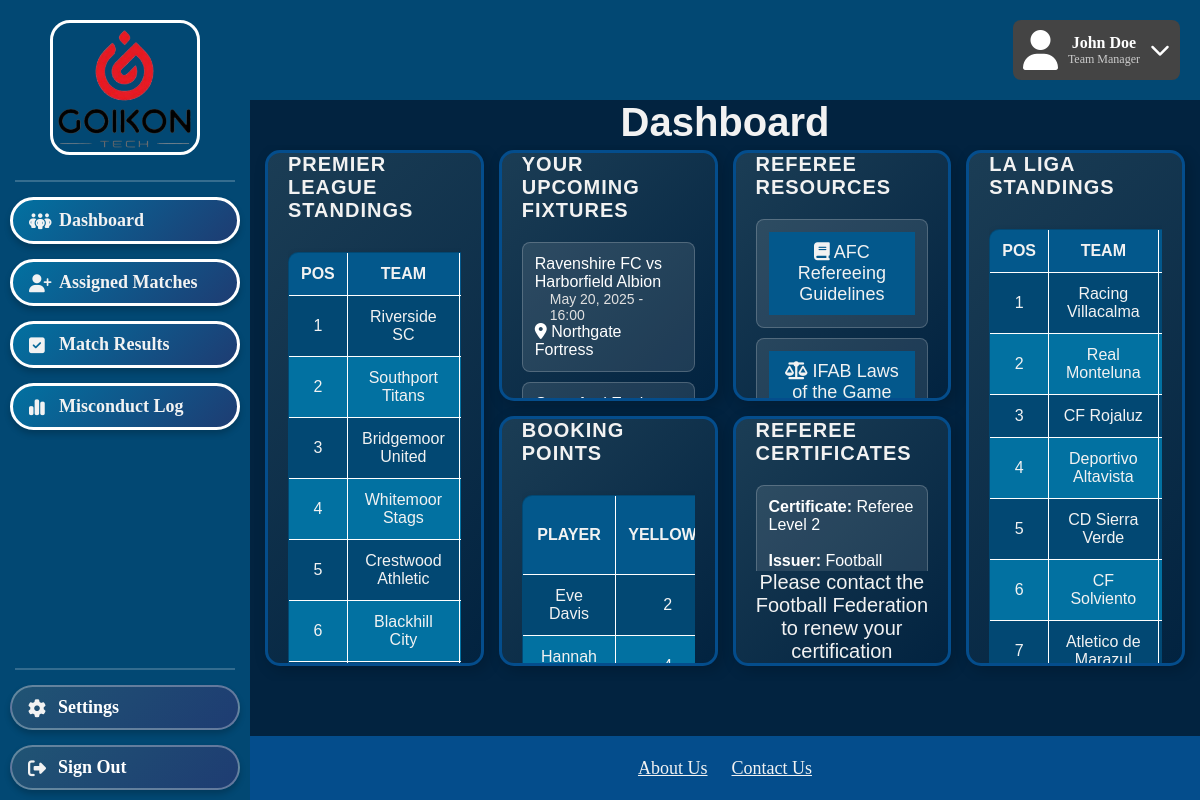
The page /refereePages/refereeDashboard.php on the database its author committed.
### tables this page shows
CREATE TABLE Team (
    TeamID INTEGER PRIMARY KEY AUTOINCREMENT,
    LeagueID INTEGER NOT NULL,
    ManagerID INTEGER,
    FieldID INTEGER NOT NULL,
    TeamName VARCHAR(255) NOT NULL,
    FOREIGN KEY (LeagueID) REFERENCES League(LeagueID) ON DELETE CASCADE ON UPDATE CASCADE,
    FOREIGN KEY (ManagerID) REFERENCES TeamManager(ManagerID) ON DELETE CASCADE ON UPDATE CASCADE,
    FOREIGN KEY (FieldID) REFERENCES Field(FieldID) ON DELETE CASCADE ON UPDATE CASCADE
);

CREATE TABLE "League_Match" (
	"LeagueMatchID"	INTEGER,
	"LeagueID"	INTEGER NOT NULL,
	"HomeTeamID"	INTEGER NOT NULL,
	"AwayTeamID"	INTEGER NOT NULL,
	"MatchDate"	DATETIME NOT NULL,
	"FieldID"	INTEGER NOT NULL,
	"Status"	TEXT NOT NULL,
	"HomeGoals"	INTEGER NOT NULL DEFAULT 0,
	"AwayGoals"	INTEGER NOT NULL DEFAULT 0,
	PRIMARY KEY("LeagueMatchID" AUTOINCREMENT),
	FOREIGN KEY("AwayTeamID") REFERENCES "Team"("TeamID") ON DELETE CASCADE ON UPDATE CASCADE,
	FOREIGN KEY("FieldID") REFERENCES "Field"("FieldID") ON DELETE CASCADE ON UPDATE CASCADE,
	FOREIGN KEY("HomeTeamID") REFERENCES "Team"("TeamID") ON DELETE CASCADE ON UPDATE CASCADE,
	FOREIGN KEY("LeagueID") REFERENCES "League"("LeagueID") ON DELETE CASCADE ON UPDATE CASCADE
);

CREATE TABLE Field (
    FieldID INTEGER PRIMARY KEY AUTOINCREMENT,
    FieldOwnerID INT NOT NULL,
    Name VARCHAR(255) NOT NULL,
    PricePerHour INT NOT NULL,
    Location VARCHAR(255) NOT NULL,
    OpeningHours DATETIME,
    ClosingHours DATETIME,
    Capacity INT,
    FOREIGN KEY (FieldOwnerID) REFERENCES FieldOwner(FieldOwnerID) ON DELETE CASCADE ON UPDATE CASCADE
);

### refereePages/refereeDashboard.php (the view, shortened to what this page needs)
<!DOCTYPE html>
    <link rel="stylesheet" href="../styles.css">
    <div class="header">
        <div class="profile-box">
            <i class="fa fa-user"></i>
            <div>
                <div class="name">John Doe</div>
                <div class="role">Team Manager</div>
            </div>
            <i class="fa fa-chevron-down dropdown-icon"></i>
        </div>
    </div>
    <div class="sidebar">
        <img src="../GoikonLogoFinal.png" alt="Goikon Logo" class = "goikon-logo">
        <div class="sidebar-separator"></div>
        <div class="sidebar-button">
            <a href="RefereeDashboard.php" class="stayOnPageLink">
                <i class="fa-solid fa-people-group"></i>Dashboard
            </a>
        </div>
        <div class="sidebar-button">
            <a href="AssignedMatches.php">
                <i class="fa-solid fa-user-plus"></i>Assigned Matches
            </a>
        </div>
        <div class="sidebar-button">
            <a href="MatchResults.php">
                <i class="fa-solid fa-square-check"></i>Match Results
            </a>
        </div>
        <div class="sidebar-button">
            <a href="MisconductLog.php">
                <i class="fa-solid fa-chart-simple"></i>Misconduct Log
            </a>
        </div>
        <div class="sidebar-toolbox-container">
            <div class="sidebar-separator"></div>
            <div class="sidebar-toolbox-button">
                <a href="../Homepages/SettingsPersonal.html">
                    <i class="fa-solid fa-gear"></i>Settings
                </a>
            </div>
            <div class="sidebar-toolbox-button">
                <a href="../Create Account and Login/Login.php">
                    <i class="fa-solid fa-right-from-bracket"></i></i>Sign Out
                </a>
            </div>
        </div>
    </div>
    <div class="footer">
        <a href="../Homepages/AboutUs.html">About Us</a>
        <a href="../Homepages/ContactUs.html">Contact Us</a>
    </div>
    <div class="main-content">
        <h1> Dashboard </h1>
        <div class="dashboard">
            <div class="card" id="referee-resources">
                <div class="team-list-header">
                    <h2>Referee Resources</h2>
                </div>
                <div class="scrollable-container">
                <ul class="team-list">
                    <li class="team-list-item">
                        <a href="https://assets.the-afc.com/migration/a/f/afc-refereeing-guidelines-2020-21" target="_blank">
                            <i class="fa-solid fa-book"></i> AFC Refereeing Guidelines
                        </a>
                    </li>
                    <li class="team-list-item">
                        <a href="https://downloads.theifab.com/downloads/laws-of-the-game-2024-25?l=en" target="_blank">
                            <i class="fa-solid fa-scale-balanced"></i> IFAB Laws of the Game
                        </a>
                    </li>
                </ul>
                </div>
            </div>
            <?php
                require_once __DIR__ . '/../Include/db.php';
                try {
                    $dbInstance = new Database();
                    $conn = $dbInstance->getConnection();
                } catch (Exception $e) {
                    die("Error: " . $e->getMessage());
                }
                $query = "
                    SELECT
                        c.Name,
                        c.Issuer,
                        c.Notes,
                        rc.ExpiryDate
                    FROM Referee_Certificate rc
                    JOIN Certificate c ON rc.CertificateID = c.CertificateID
                    WHERE rc.RefereeID = 3
                ";
            $result = $conn->query($query);
            ?>
            <div class="card" id="certificate">
                <div class="team-list-header">
                    <h2>Referee Certificates</h2>
                </div>
                <div class="scrollable-container">
                    <ul class="team-list">
                        <?php while ($row = $result->fetchArray(SQLITE3_ASSOC)): ?>
                            <li class="team-list-item">
                                <div class="team-list-item-text-container">
                                    <span><strong>Certificate:</strong> <?php echo htmlspecialchars($row['Name']); ?></span><br>
                                    <span><strong>Issuer:</strong> <?php echo htmlspecialchars($row['Issuer']); ?></span><br>
                                    <span><strong>Notes:</strong> <?php echo htmlspecialchars($row['Notes']); ?></span><br>
                                </div>
                            </li>
                        <?php endwhile; ?>
                    </ul>
                </div>
                <p>Please contact the Football Federation to renew your certification</p>
            </div>
                <?php
                require_once __DIR__ . '/../Include/db.php';
                try {
                    $dbInstance = new Database();
                    $conn = $dbInstance->getConnection();
                } catch (Exception $e) {
                    die("Error: " . $e->getMessage());
                }
                $query = "
                SELECT Team.TeamName, Premier_League_Standings.GamesPlayed, Premier_League_Standings.GoalDifference, Premier_League_Standings.Points
                FROM Premier_League_Standings
                JOIN Team ON Premier_League_Standings.TeamID = Team.TeamID
                ";
                $result = $conn->query($query);
                $position = 1;
                ?>
                <div class="card" id="standings-prem">
                    <div class="team-list-header">
                        <h2>Premier League Standings</h2>
                    </div>
                    <div class="scrollable-container">
                    <table>
                        <thead>
                            <tr>
                                <th>Pos</th>
                                <th>Team</th>
                            </tr>
                        </thead>
                        <tbody>
                            <?php while ($row = $result->fetchArray(SQLITE3_ASSOC)) : ?>
                                <tr>
                                    <td><?= $position++ ?></td>
                                    <td><?= htmlspecialchars($row['TeamName']) ?></td>
                                </tr>
                            <?php endwhile; ?>
                        </tbody>
                    </table>
                    </div>
                </div>
                <?php
                require_once __DIR__ . '/../Include/db.php';
                try {
                    $dbInstance = new Database();
                    $conn = $dbInstance->getConnection();
                } catch (Exception $e) {
                    die("Error: " . $e->getMessage());
                }
                $query = "
                SELECT Team.TeamName, La_Liga_Standings.GamesPlayed, La_Liga_Standings.GoalDifference, La_Liga_Standings.Points
                FROM La_Liga_Standings
                JOIN Team ON La_Liga_Standings.TeamID = Team.TeamID
                ";
                $result = $conn->query($query);
                $position = 1;
                ?>
                <div class="card" id="standings-la-liga">
                    <div class="team-list-header">
                        <h2>La Liga Standings</h2>
                    </div>
                    <div class="scrollable-container">
                    <table>
                        <thead>
                            <tr>
                                <th>Pos</th>
                                <th>Team</th>
                                <th>PL</th>
                            </tr>
                        </thead>
                        <tbody>
                            <?php while ($row = $result->fetchArray(SQLITE3_ASSOC)) : ?>
                                <tr>
                                    <td><?= $position++ ?></td>
                                    <td><?= htmlspecialchars($row['TeamName']) ?></td>
                                    <td><?= $row['GamesPlayed'] ?></td>
                                </tr>
                            <?php endwhile; ?>
                        </tbody>
                    </table>
                    </div>
                </div>
                <?php
                require_once __DIR__ . '/../Include/db.php';
                try {
                    $dbInstance = new Database();
                    $conn = $dbInstance->getConnection();
                } catch (Exception $e) {
                    die("Error: " . $e->getMessage());
                }
                $query = "
                SELECT
                    hm.TeamName AS HomeTeam,
                    am.TeamName AS AwayTeam,
                    lm.MatchDate,
                    f.Name AS Stadium
                FROM League_Match lm
                JOIN Team hm ON lm.HomeTeamID = hm.TeamID
                JOIN Team am ON lm.AwayTeamID = am.TeamID
                JOIN Field f ON hm.FieldID = f.FieldID
                WHERE lm.Status = 'Scheduled'
                ORDER BY lm.MatchDate ASC
            ";
            $result = $conn->query($query);
            ?>
            <div class="card" id="fixtures">
                <div class="team-list-header">
                    <h2>Your Upcoming Fixtures</h2>
                </div>
                <div class="scrollable-container">
                    <ul class="team-list">
                    <?php while ($row = $result->fetchArray(SQLITE3_ASSOC)): ?>
                        <li class="team-list-item">
                            <div class="team-list-item-text-container">
                                <span><?php echo htmlspecialchars($row['HomeTeam'] . " vs " . $row['AwayTeam']); ?></span>
                                <span class="match-date-time">
                                    <?php
                                        $datetime = date("F j, Y - H:i", strtotime($row['MatchDate']));
                                        echo htmlspecialchars($datetime);
                                    ?>
                                </span>
                                <span class="fixture-venue">
                                    <i class="fa-solid fa-location-dot"></i>
                                    <?php echo htmlspecialchars($row['Stadium']); ?>
                                </span>
                            </div>
                        </li>
                    <?php endwhile; ?>
                    </ul>
                </div>
            </div>
            <?php
                require_once __DIR__ . '/../Include/db.php';
                try {
                    $dbInstance = new Database();
                    $conn = $dbInstance->getConnection();
                } catch (Exception $e) {
                    die("Error: " . $e->getMessage());
                }
                $query = "
                    SELECT
                        User.Firstname,
                        User.Surname,
                        Player.YellowCards,
                        Player.RedCards
                    FROM Player
                    INNER JOIN User ON Player.UserID = User.UserID
                    ORDER BY (Player.RedCards * 25 + Player.YellowCards * 10) DESC
                ";
            $result = $conn->query($query);
            echo '<div class="card" id="booking-points">';
            echo '<div class="team-list-header"><h2>Booking Points</h2></div>';
            echo '<div class="scrollable-container">';
            echo '<table>';
            echo '<thead><tr>
                    <th>Player</th>
                    <th>Yellows</th>
                    <th>Reds</th>
                    <th>Total Booking Points</th>
                </tr></thead><tbody>';
            while ($row = $result->fetchArray(SQLITE3_ASSOC)) {
                $fullname = $row['Firstname'] . ' ' . $row['Surname'];
                $yellows = $row['YellowCards'];
                $reds = $row['RedCards'];
                $points = ($reds * 25) + ($yellows * 10);
                echo "<tr>
                        <td>{$fullname}</td>
                        <td>{$yellows}</td>
                        <td>{$reds}</td>
                        <td>{$points}</td>
                    </tr>";
            }
            echo '</tbody></table>';
            echo '</div></div>';
            ?>
        </div>
    </div>
</html>

### rows shown on the page
team: TeamName "Riverside SC"
team: TeamName "Southport Titans"
team: TeamName "Bridgemoor United"
team: TeamName "Whitemoor Stags"
team: TeamName "Crestwood Athletic"
team: TeamName "Blackhill City"
team: TeamName "Racing Villacalma"
team: TeamName "Real Monteluna"
team: TeamName "CF Rojaluz"
team: TeamName "Deportivo Altavista"
team: TeamName "CD Sierra Verde"
team: TeamName "CF Solviento"
team: TeamName "Atletico de…"
league_match: AwayTeam "Ravenshire FC vs Harborfield Albion", MatchDate "May 20, 2025 - 16:00", field.Name "Northgate Fortress"

### other values the page prints
$row['Name'] "Referee Level 2"
$row['Issuer'] "Football…"
$fullname "Eve Davis"
$yellows "2"
$fullname "Hannah…"
